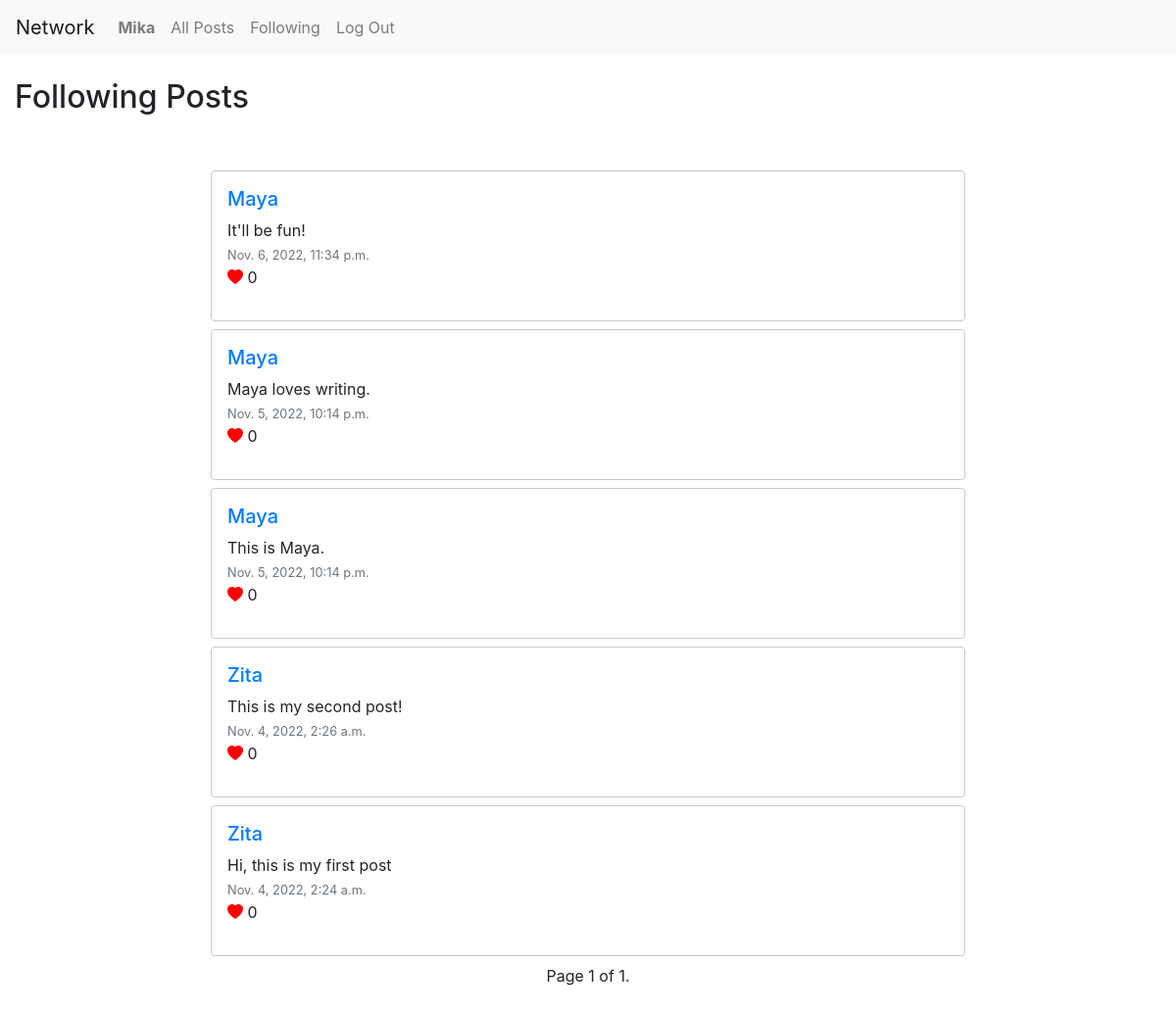
Page /following (signed in) on the earlier database version.
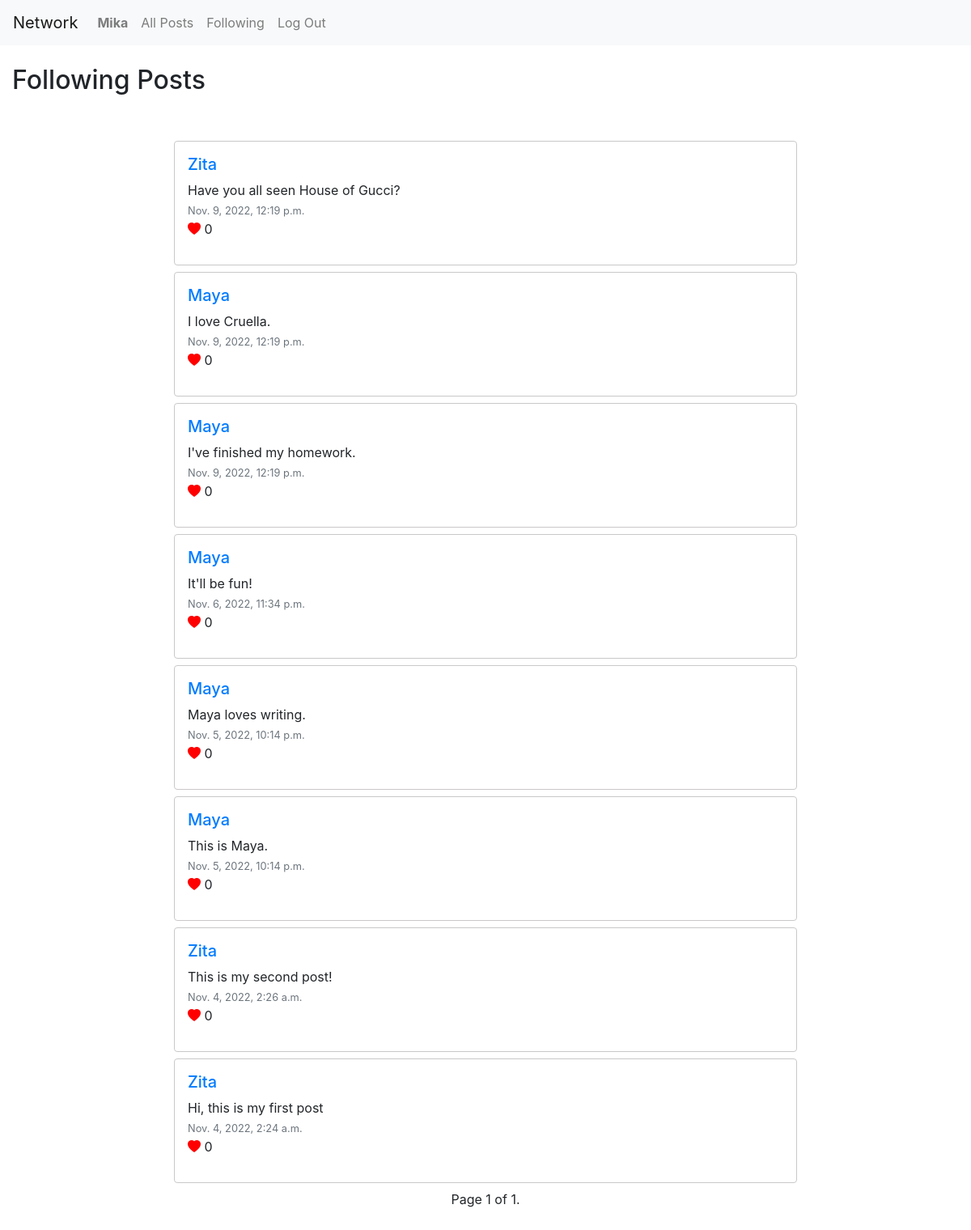
Same page on the later database version.
### network/models.py (models this page shows, shortened)
class Post(models.Model):
    poster = models.ForeignKey('User', on_delete=models.CASCADE, related_name='poster')
    content = models.TextField()
    date_created = models.DateTimeField(default=timezone.now)
    number_of_like = models.IntegerField(default=0)

class User(AbstractUser):
    pass

### network/views.py (the view)
# urls.py: path("following", views.following, name="following"),
@login_required
def following(request):
    all_posts = []
    try:
        follow_list = FollowList.objects.get(user=request.user)
    except FollowList.DoesNotExist:
        follow_list = None
    if follow_list is None or follow_list.followings.all() is None:
        all_posts = []
    else:
        followings = follow_list.followings.all()
        for following in followings:
            posts = Post.objects.filter(poster=following)
            for post in posts:
                all_posts.append(post)
    all_posts.sort(key=lambda x: x.date_created, reverse=True)
    paginator = Paginator(all_posts, 10)
    page_number = request.GET.get('page')
    page_obj = paginator.get_page(page_number)
    return render(request, "network/following.html", {
        'page_obj': page_obj
    })

### network/templates/network/following.html (shortened to what this page needs)
{% extends "network/layout.html" %}
{% block body %}
    <h2 class="my-4">Following Posts</h2>
    <div class="row mb-5">
        {% if not page_obj %}
        <div class="alert alert-info" role="alert">
            You need to follow someone to see posts in this page!
        </div>
        {% else %}
        <div class="col-lg-8 offset-lg-2 mt-4">
            {% include "network/posts.html" %}
        {% endif %}
    </div>
{% endblock %}

### network/templates/network/posts.html (shortened to what this page needs)
<div>
    {% for post in page_obj %}
    <div class="border rounded my-2 p-3" id="post">
        <a href="{% url 'profile' post.poster %}"><h5>{{ post.poster }}</h5></a>
        <ul class="list-unstyled">
            <li>{{ post.content }}</li>
            <li><small class="text-muted">{{ post.date_created }}</small></li>
            <li><i class="bi bi-heart-fill" id="heart"></i> {{ post.number_of_like }}</li>
        </ul>
    </div>
    {% endfor %}
    <div class="pagination justify-content-center">
        <span class="step-links">
            <span class="current">
                Page {{ page_obj.number }} of {{ page_obj.paginator.num_pages }}.
            </span>
        </span>
    </div>

Differences in the rows shown:
added Post: poster "Zita", content "Have you all seen House of Gucci?", date_created "Nov. 9, 2022, 12:19 p.m.", number_of_like "0"
added Post: poster "Maya", content "I love Cruella.", date_created "Nov. 9, 2022, 12:19 p.m.", number_of_like "0"
added Post: poster "Maya", content "I've finished my homework.", date_created "Nov. 9, 2022, 12:19 p.m.", number_of_like "0"
